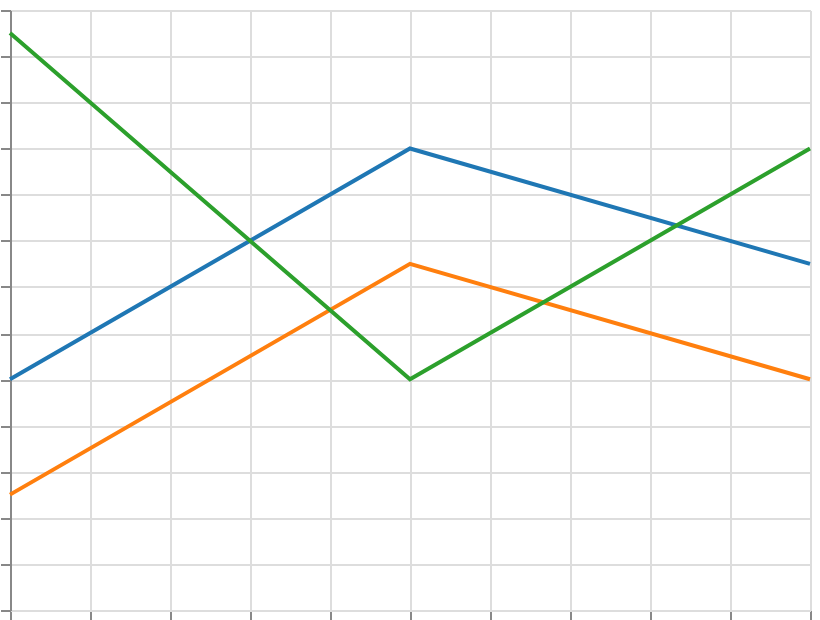

Here is the Vega-Lite specification saved for this chart:
### Vega specification from a JSON file in a GitHub repository (floating-point values rounded to 4 significant figures)
{"$schema": "https://vega.github.io/schema/vega/v6.json", "width": 400, "height": 300, "padding": 5, "autosize": "none", "data": [{"name": "table", "values": [{"x": 0, "y": 10, "series": "A"}, {"x": 1, "y": 20, "series": "A"}, {"x": 2, "y": 15, "series": "A"}, {"x": 0, "y": 5, "series": "B"}, {"x": 1, "y": 15, "series": "B"}, {"x": 2, "y": 10, "series": "B"}, {"x": 0, "y": 25, "series": "C"}, {"x": 1, "y": 10, "series": "C"}, {"x": 2, "y": 20, "series": "C"}]}], "scales": [{"name": "x", "type": "linear", "domain": {"data": "table", "field": "x"}, "range": "width", "nice": true}, {"name": "y", "type": "linear", "domain": {"data": "table", "field": "y"}, "range": [{"signal": "height"}, 0], "nice": true}, {"name": "color", "type": "ordinal", "domain": {"data": "table", "field": "series", "sort": true}, "scheme": "category10"}], "marks": [{"type": "group", "from": {"facet": {"name": "sf", "data": "table", "groupby": ["series"]}}, "marks": [{"type": "line", "from": {"data": "sf"}, "encode": {"update": {"x": {"scale": "x", "field": "x"}, "y": {"scale": "y", "field": "y"}, "stroke": {"scale": "color", "field": "series"}, "strokeWidth": {"value": 2}}}}]}], "axes": [{"scale": "x", "orient": "bottom", "grid": true, "labels": false}, {"scale": "y", "orient": "left", "grid": true, "labels": false}]}
